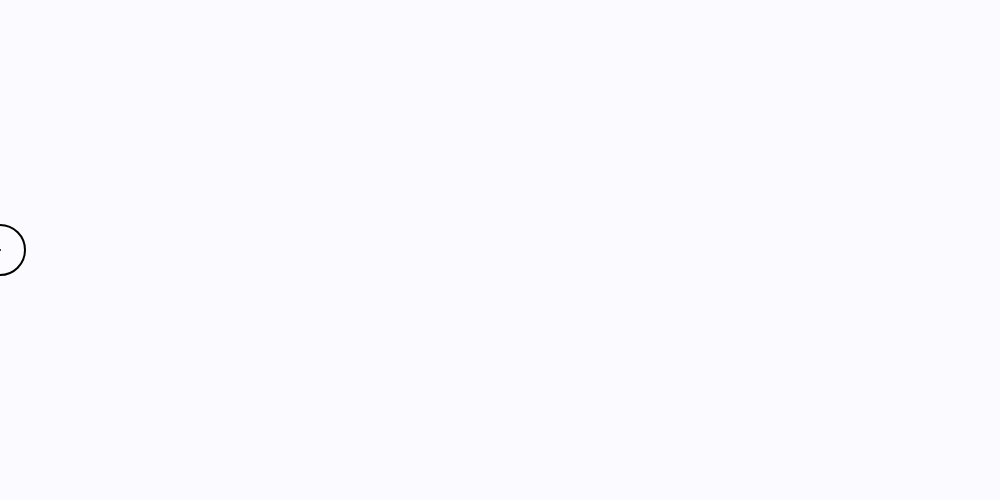
Frame 1 (no input)
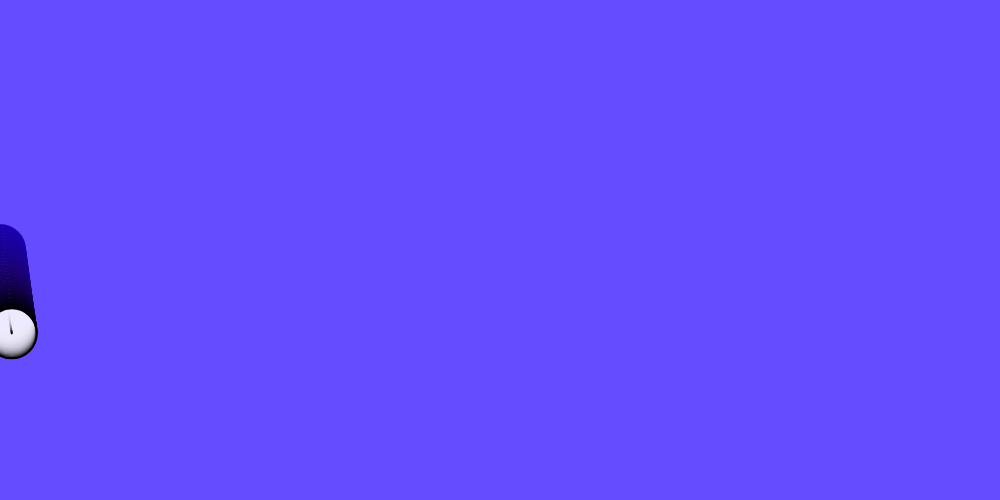
Frame 60 (no input)
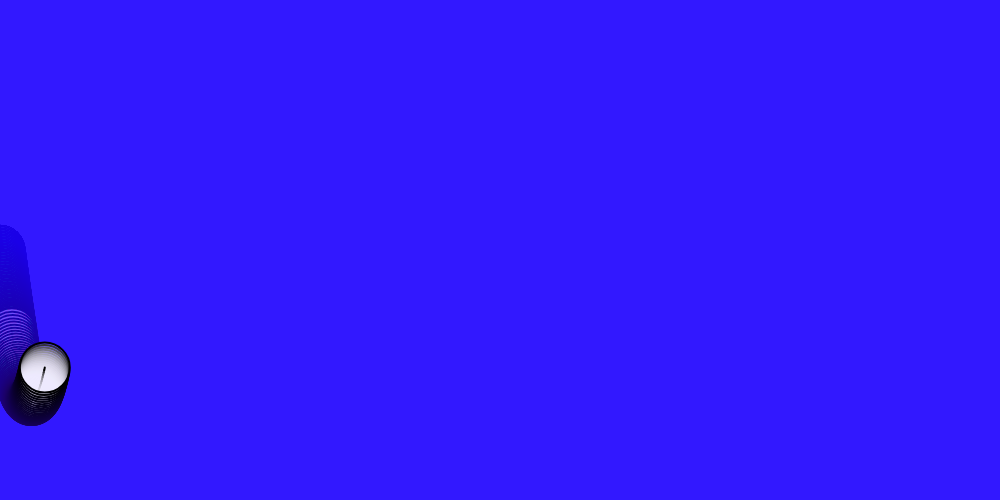
Frame 120 (the mouse pressed at the canvas centre since frame 60)

The p5.js sketch that drew these frames (run headless with seeded random() and noise() and a simulated clock; from frame 60 on, the mouse is pressed at the canvas centre):

// p5.js sketch
// ── sketch.js
let amplitude = 150; /* How high/low the circle goes */
let frequency = 0.05; /* How often/frequent the circle moves in a different direction */
let xPos = 0; /* X-position is set to 0, left side of canvas */
let yPos = 0; /* Y-position is set to 0, left side of canvas */
let xPrev = 0; /* Previous x position/value */
let yPrev; /* Previous y position/value */
let offset; /* Retrieves current value */
let amount; /* Amount of something */
let r; /* Background variables */
let g;
let b;

function setup() 
{
	createCanvas(1000, 500);
	strokeWeight(2);
	fill(255, 255, 255, 50);
	
	offset = height/2; /* Offset is centered y-axis */
	yPrev = height/2; /* Previous Y-pos is centered of axis */
}

function draw() 
{	
	r = map(xPos, 0, width, 50, 150); /* red is (x-pos, start at 0, stops at width, starts second value at 50, stops at 150)  */ 
	g = map(xPos, 0, width, 0, 255); /* blue is (x-pos, start at 0, stops at width, starts second value at 0, stops at 255) */
	b = map(xPos, 0, width, 255, 0); /* green is (x-pos, start at 0, stops at width, starts second value at 255, stops at 0) */

	background(r, g, b, 5); /* Background is constantly shifting in color values based on map function. */

	lerpAmount = map(mouseY, 0, height, 0.2, 0.9); /* Although I don't understand it completely, it creates the movement of the circle path. */
	
  yPos = amplitude * sin(xPos * frequency) + offset; /* The y-pos is the amplitude multiplied by sin, and x-pos is multiplied by the
  frequency of how often it happens + the current value (offset) */ 
	
	yPos = lerp(yPrev, yPos, lerpAmount); /* Y-pos */
	xPos = lerp(xPrev, xPos, lerpAmount); /* */
	
	circle(xPos, yPos, 50);
	
	line(xPrev, yPrev, xPos, yPos);
	
	yPrev = yPos;
	xPrev = xPos;
	
	xPos++;
	
	if (xPos > width)
	{
		xPos = 0;
		xPrev = xPos; /* Returns position back to first value */
	}
}
